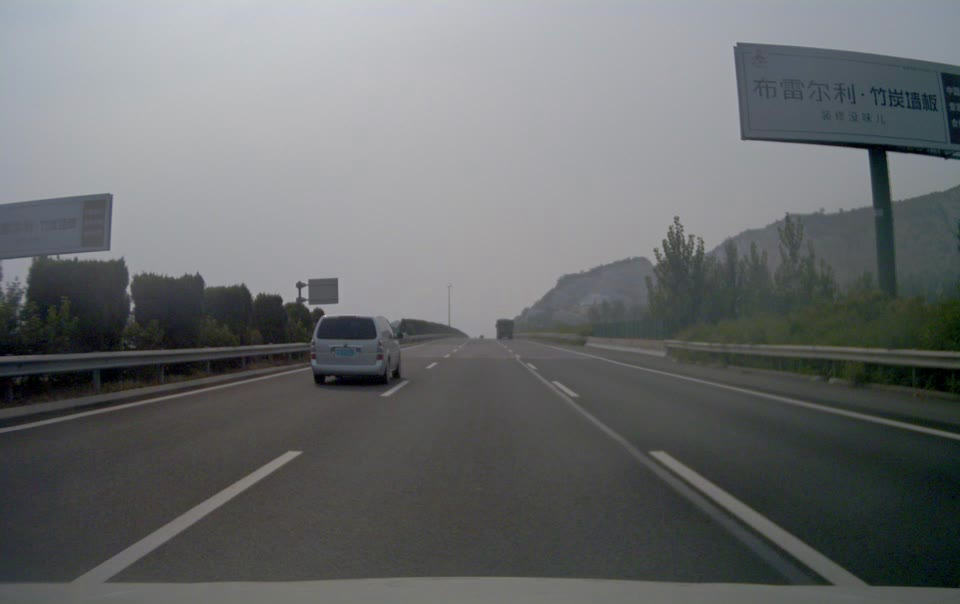
#> input picture frame 5 of OtherNets/KCF/example3/car.avi, 960 x 604 px
$ python run.py
#> lines starting #> are read from the running program, lines starting #| are printed output that depends on the picture; after the words box and inside, x2 and y2 are one past the last pixel; in counts of white or black regions, pixels touching at a corner belong together
#> further down, frame is the input picture: shape (604, 960, 3); mean B, G, R 109.1, 107.9, 105.6
### OtherNets/KCF/example3/kcf.py
import cv2
import numpy as np
from numpy.fft import fft2, ifft2, fftshift
from numpy import conj, real


class HOG():
    def __init__(self, winSize):
        self.winSize = winSize
        self.blockSize = (8, 8)
        self.blockStride = (4, 4)
        self.cellSize = (4, 4)
        self.nbins = 9
        self.hog = cv2.HOGDescriptor(winSize, self.blockSize, self.blockStride,
                                     self.cellSize, self.nbins)

    def get_feature(self, image):
        winStride = self.winSize
        hist = self.hog.compute(image, winStride, padding=(0, 0))
        w, h = self.winSize
        sw, sh = self.blockStride
        w = w // sw - 1
        h = h // sh - 1
        return hist.reshape(w, h, 36).transpose(2, 1, 0)

    # [19 lines left out: function show_hog, not called in this run]


class Tracker():
    def __init__(self):
        self.max_patch_size = 256
        self.padding = 2.5
        self.sigma = 0.6
        self.lambdar = 0.0001
        self.update_rate = 0.012
        self.gray_feature = False
        self.debug = False

    def get_feature(self, image, roi):
#> called with roi = (292, 356, 148, 108)
        cx, cy, w, h = roi
        w = int(w * self.padding) // 2 * 2
        h = int(h * self.padding) // 2 * 2
        x = int(cx - w // 2)
        y = int(cy - h // 2)

        sub_image = image[y:y + h, x:x + w, :]
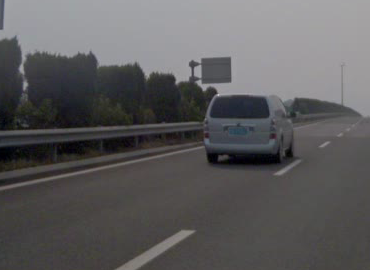
#> sub_image: shape (270, 370, 3); mean B, G, R 92.7, 91.8, 92.9
        resized_image = cv2.resize(sub_image, (self.pw, self.ph))

        if self.gray_feature:
            feature = cv2.cvtColor(resized_image, cv2.COLOR_BGR2GRAY)
            feature = feature.reshape(1, self.ph, self.pw) / 255.0 - 0.5
        else:
            feature = self.hog.get_feature(resized_image)
            if self.debug:
                self.hog.show_hog(feature)

        fc, fh, fw = feature.shape
#> fc = 36; fh = 46; fw = 64
        self.scale_h = float(fh) / h
#> self.scale_h = 0.17
        self.scale_w = float(fw) / w
#> self.scale_w = 0.173

        hann2t, hann1t = np.ogrid[0:fh, 0:fw]
#> hann2t = 46 values from 0 to 45
        hann1t = 0.5 * (1 - np.cos(2 * np.pi * hann1t / (fw - 1)))
        hann2t = 0.5 * (1 - np.cos(2 * np.pi * hann2t / (fh - 1)))
        hann2d = hann2t * hann1t

        feature = feature * hann2d
        return feature

    def gaussian_peak(self, w, h):
        output_sigma = 0.125
        sigma = np.sqrt(w * h) / self.padding * output_sigma
        syh, sxh = h // 2, w // 2
        y, x = np.mgrid[-syh:-syh + h, -sxh:-sxh + w]
        x = x + (1 - w % 2) / 2.
        y = y + (1 - h % 2) / 2.
        g = 1. / (2. * np.pi * sigma ** 2) * np.exp(-((x ** 2 + y ** 2) / (2. * sigma ** 2)))
        return g

    def train(self, x, y, sigma, lambdar):
        k = self.kernel_correlation(x, x, sigma)
        return fft2(y) / (fft2(k) + lambdar)

    def detect(self, alphaf, x, z, sigma):
        k = self.kernel_correlation(x, z, sigma)
        return real(ifft2(self.alphaf * fft2(k)))

    def kernel_correlation(self, x1, x2, sigma):
#> called with x1 = array of shape (36, 46, 64), x2 = array of shape (36, 46, 64), sigma = 0.6
        c = ifft2(np.sum(conj(fft2(x1)) * fft2(x2), axis=0))
        c = fftshift(c)
        d = np.sum(x1 ** 2) + np.sum(x2 ** 2) - 2.0 * c
        k = np.exp(-1 / sigma ** 2 * np.abs(d) / d.size)
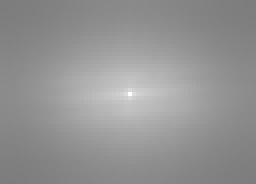
#> k: shape (46, 64) float64 (shown 4 times larger); min 0.493, max 1, mean 0.579
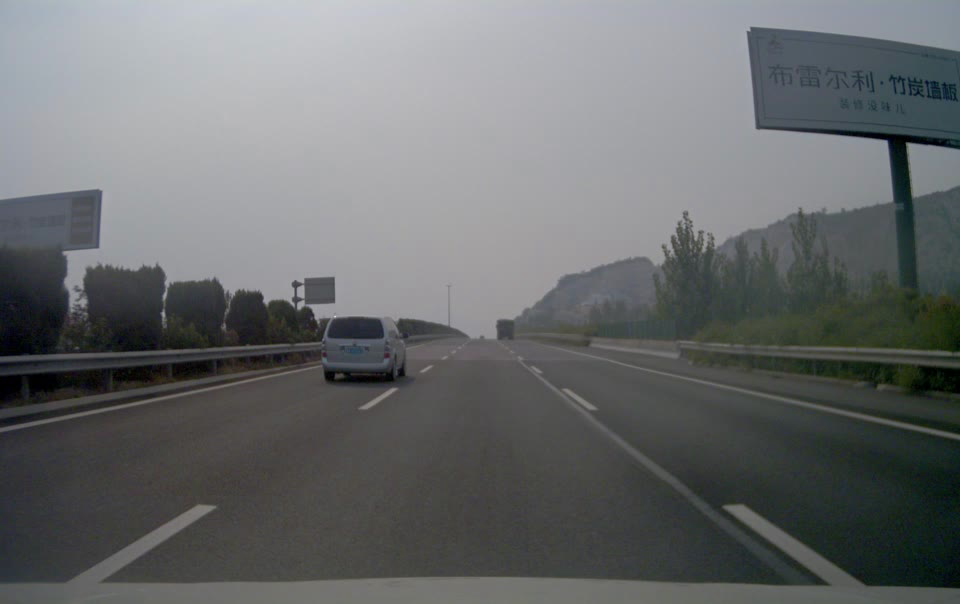
#> input picture frame 6 of OtherNets/KCF/example3/car.avi, 960 x 604 px
#> further down, frame is the input picture: shape (604, 960, 3); mean B, G, R 108.9, 107.7, 105.5
        return k

    def init(self, image, roi):
        x1, y1, w, h = roi
        cx = x1 + w // 2
        cy = y1 + h // 2
        roi = (cx, cy, w, h)

        scale = self.max_patch_size / float(max(w, h))
        self.ph = int(h * scale) // 4 * 4 + 4
        self.pw = int(w * scale) // 4 * 4 + 4
        self.hog = HOG((self.pw, self.ph))

        x = self.get_feature(image, roi)
        y = self.gaussian_peak(x.shape[2], x.shape[1])
        self.alphaf = self.train(x, y, self.sigma, self.lambdar)
        self.x = x
        self.roi = roi

    def update(self, image):
        cx, cy, w, h = self.roi
        max_response = -1
        for scale in [0.95, 1.0, 1.05]:
            roi = map(int, (cx, cy, w * scale, h * scale))
            z = self.get_feature(image, roi)
            responses = self.detect(self.alphaf, self.x, z, self.sigma)
            height, width = responses.shape
            if self.debug:
                cv2.imshow("res", responses)
                cv2.waitKey(0)
            idx = np.argmax(responses)
            res = np.max(responses)
            if res > max_response:
                max_response = res
                dx = int((idx % width - width / 2) / self.scale_w)
                dy = int((idx / width - height / 2) / self.scale_h)
                best_w = int(w * scale)
                best_h = int(h * scale)
                best_z = z
#> this loop made 3 passes
#> (idx, res, max_response, dx, dy) on passes 1 to 2: (1441, 0.0148, 0.0148, 5, -2), (1441, 0.0149, 0.0149, 5, -2)
#> (idx, res) on pass 3: (1440, 0.0143)
#> pass 1, in get_feature (call 2), `sub_image = image[y:y + h, x:x + w, :]`:
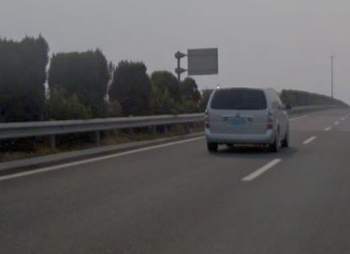
#> sub_image: shape (254, 350, 3); mean B, G, R 91.4, 90.5, 91.9
#> pass 1, in update, `responses = self.detect(self.alphaf, self.x, z, self.sigma)`:
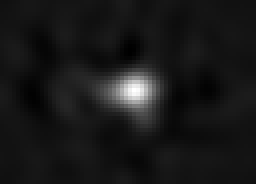
#> responses: shape (46, 64) float64 (shown 4 times larger); min -0.00121, max 0.0148, mean 0.000339; drawn with min black and max white
#> after the loop, best_h = 108; best_w = 148; dx = 5; dy = -2; max_response = 0.0149
        self.roi = (cx + dx, cy + dy, best_w, best_h)
#> self.roi = (297, 354, 148, 108)
        # update template
        self.x = self.x * (1 - self.update_rate) + best_z * self.update_rate
        y = self.gaussian_peak(best_z.shape[2], best_z.shape[1])
        new_alphaf = self.train(best_z, y, self.sigma, self.lambdar)
        self.alphaf = self.alphaf * (1 - self.update_rate) + new_alphaf * self.update_rate

        cx, cy, w, h = self.roi
#> cx = 297; cy = 354; w = 148; h = 108
        return (cx - w // 2, cy - h // 2, w, h)  # cx,cy,wh->x1y1wh

### OtherNets/KCF/example3/run.py
import argparse
import cv2
from .kcf import Tracker

if __name__ == '__main__':
    parser = argparse.ArgumentParser()
    parser.add_argument("--video", default='car.avi', help="video you want to track", type=str)
    args = parser.parse_args()
    print(args)
    cap = cv2.VideoCapture(args.video)
    tracker = Tracker()
    ok, frame = cap.read()
    if not ok:
        print("error reading video")
        exit(-1)
    # roi = cv2.selectROI("tracking", frame, False, False)
    roi = (218, 302, 148, 108)
    tracker.init(frame, roi)
    while cap.isOpened():
        ok, frame = cap.read()
        if not ok:
            break
        x, y, w, h = tracker.update(frame)
#> x = 223; y = 300; w = 148; h = 108
        cv2.rectangle(frame, (x, y), (x + w, y + h), (0, 255, 255), 1)
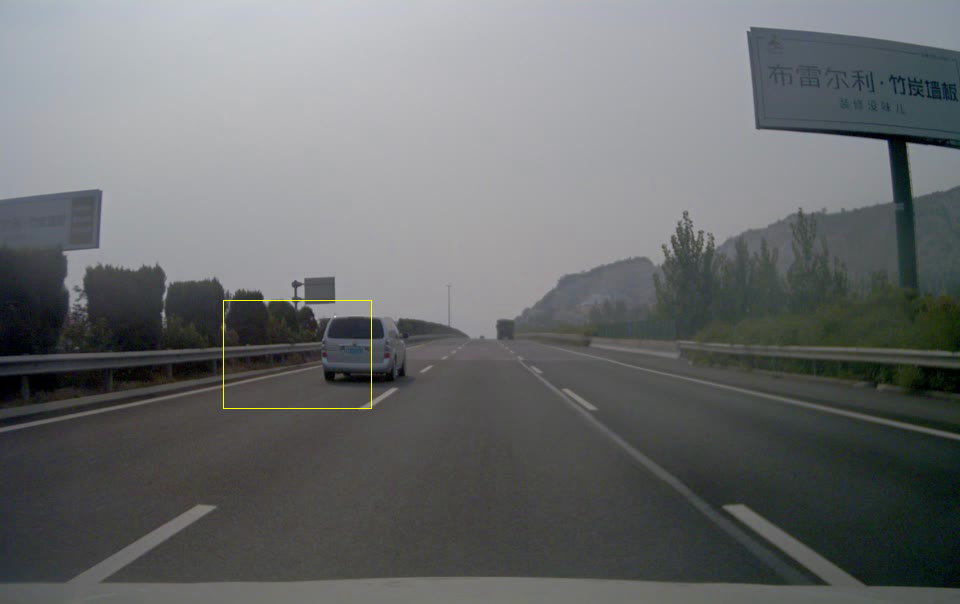
#> frame: shape (604, 960, 3); 0.09% of pixels changed, all inside (x1, y1, x2, y2) = (223, 300, 372, 409)
        cv2.imshow('tracking', frame)
        c = cv2.waitKey(1) & 0xFF
#> (key q is pressed here)
        if c == 27 or c == ord('q'):
            break
    cap.release()
    cv2.destroyAllWindows()

$ run again, starting later in the video
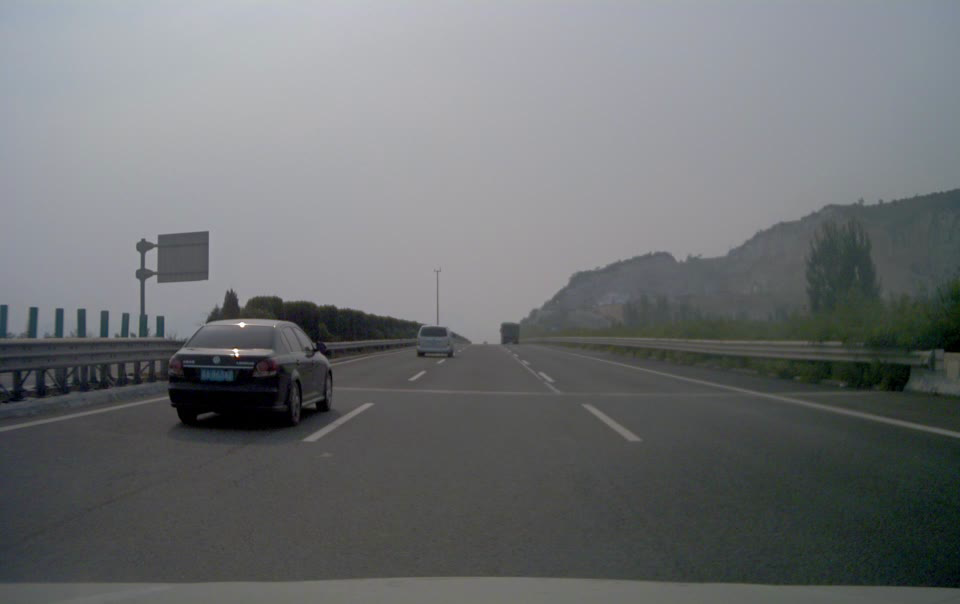
#> input picture frame 23 of OtherNets/KCF/example3/car.avi, 960 x 604 px
#> frame is the input picture: shape (604, 960, 3); mean B, G, R 113.9, 112.3, 109.6
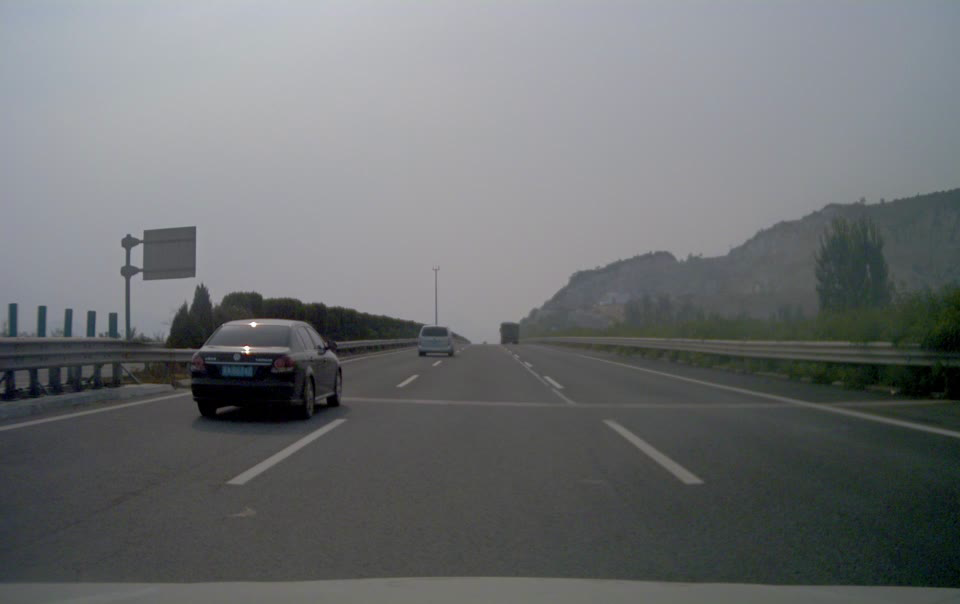
#> input picture frame 24 of OtherNets/KCF/example3/car.avi, 960 x 604 px
#> frame is the input picture: shape (604, 960, 3); mean B, G, R 113.5, 111.9, 109.2
#> the loop in update, `for scale in [0.95, 1.0, 1.05]:` made 3 passes
#> (res, max_response, dx, dy) on pass 1: (0.0171, 0.0171, 10, -2)
#> after the loop in update, `for scale in [0.95, 1.0, 1.05]:`: best_h = 102; best_w = 140; dx = 10; dy = -2; max_response = 0.0171
#> self.roi = (302, 354, 140, 102)
#> in update, `cx, cy, w, h = self.roi`: cx = 302; cy = 354; w = 140; h = 102
#> `x, y, w, h = tracker.update(frame)`: x = 232; y = 303; w = 140; h = 102
#> `cv2.rectangle(frame, (x, y), (x + w, y + h), (0, 255, 255), 1)`:
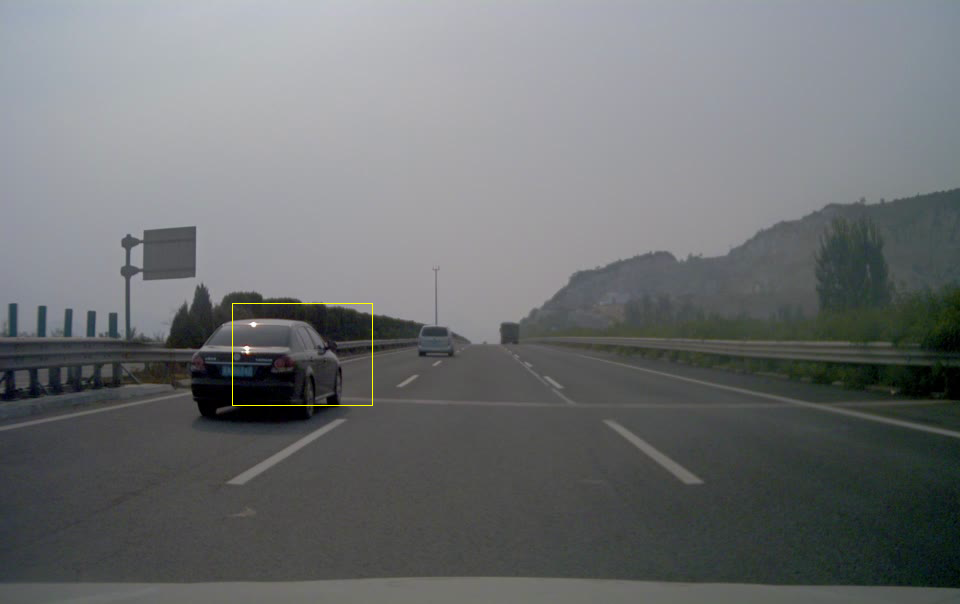
#> frame: shape (604, 960, 3); 0.08% of pixels changed, all inside (x1, y1, x2, y2) = (232, 303, 373, 406)

$ run again, starting later in the video
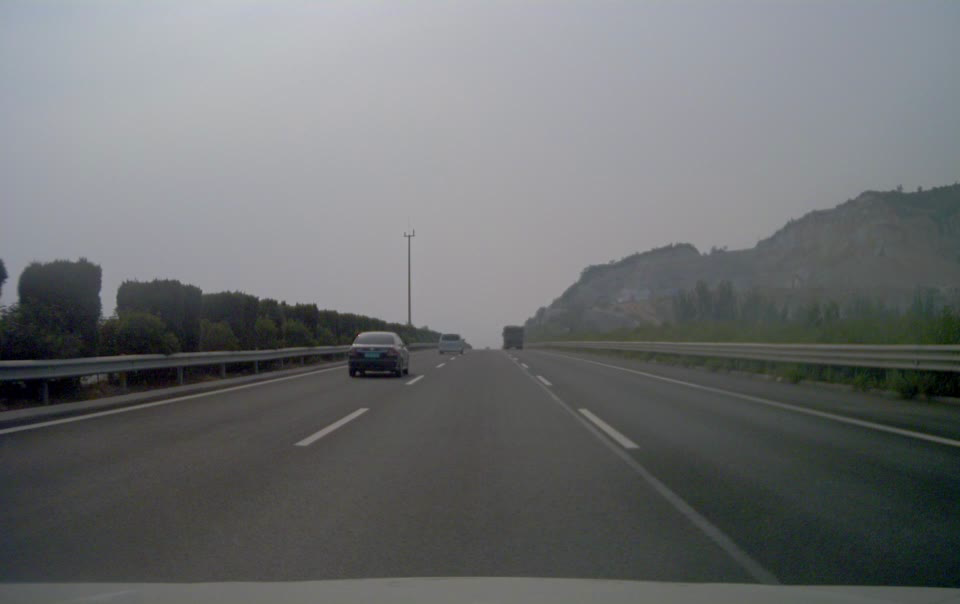
#> input picture frame 41 of OtherNets/KCF/example3/car.avi, 960 x 604 px
#> frame is the input picture: shape (604, 960, 3); mean B, G, R 112.7, 111.5, 109.1
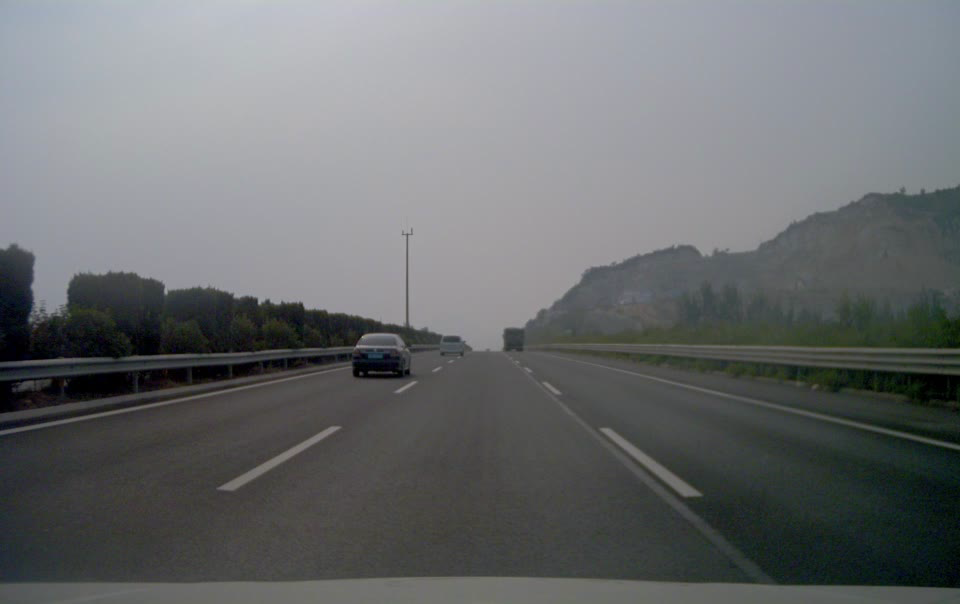
#> input picture frame 42 of OtherNets/KCF/example3/car.avi, 960 x 604 px
#> frame is the input picture: shape (604, 960, 3); mean B, G, R 110.5, 109.2, 106.6
#> the loop in update, `for scale in [0.95, 1.0, 1.05]:` made 3 passes
#> (idx, res, max_response, dx) on passes 1 to 3: (1504, 0.0141, 0.0141, 0), (1504, 0.0148, 0.0148, 0), (1503, 0.015, 0.015, -6)
#> after the loop in update, `for scale in [0.95, 1.0, 1.05]:`: best_h = 113; best_w = 155; dx = -6; dy = 2; max_response = 0.015
#> self.roi = (286, 358, 155, 113)
#> in update, `cx, cy, w, h = self.roi`: cx = 286; cy = 358; w = 155; h = 113
#> `x, y, w, h = tracker.update(frame)`: x = 209; y = 302; w = 155; h = 113
#> `cv2.rectangle(frame, (x, y), (x + w, y + h), (0, 255, 255), 1)`:
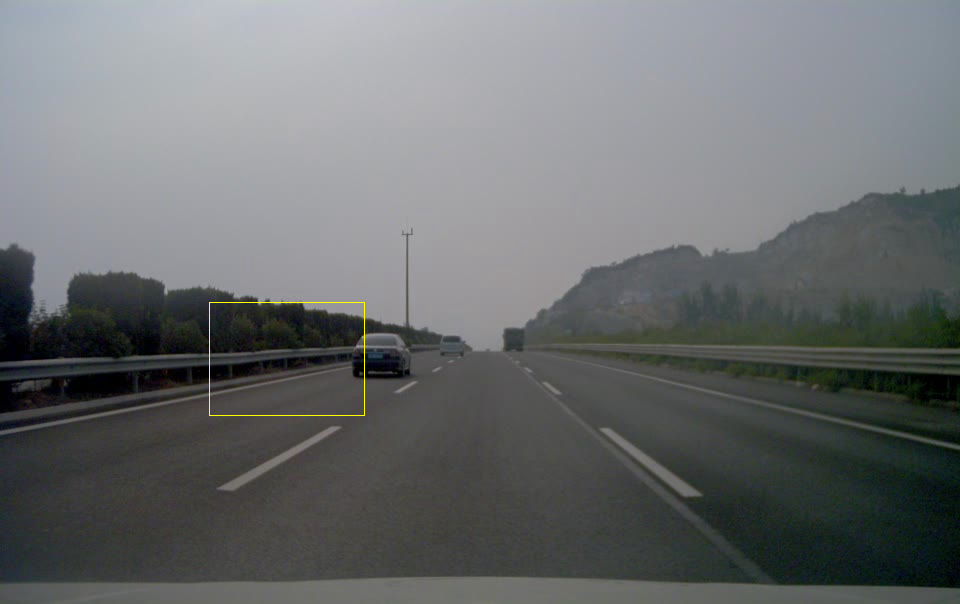
#> frame: shape (604, 960, 3); 0.09% of pixels changed, all inside (x1, y1, x2, y2) = (209, 302, 365, 416)
